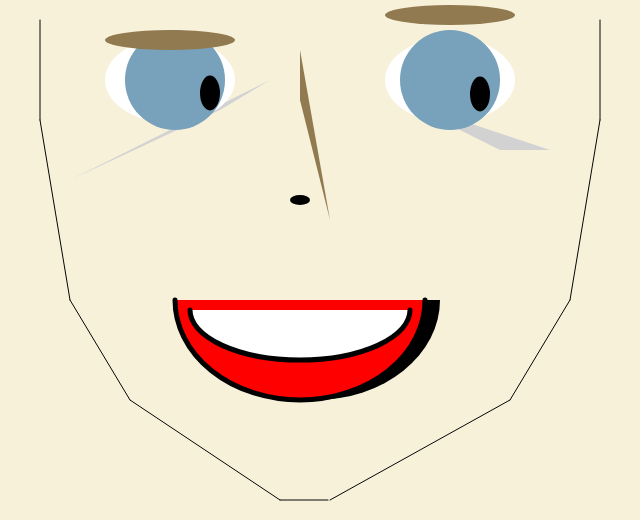
Frame 1 (no input)
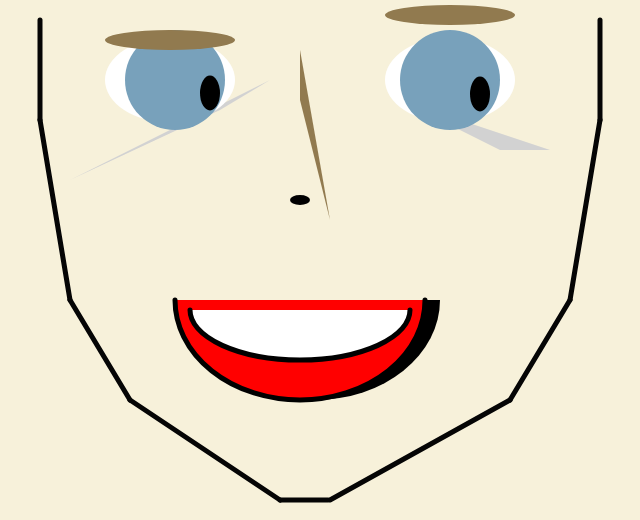
Frame 60 (no input)
Frame 120 (the mouse pressed at the canvas centre since frame 60): identical to frame 60, image omitted

The p5.js sketch that drew these frames (run headless with seeded random() and noise() and a simulated clock; from frame 60 on, the mouse is pressed at the canvas centre):

// p5.js sketch
// ── sketch.js
/*
self portrait
v1.
by Jon Darling
Hard coded V_1
*/

function setup() {
	createCanvas(640, 520);
}
var eyeSize = 100;
var leftEyeX1 = 175;
var leftEyeY1 = 80;
var rightEyeX1 = 450;
var rightEyeY1 = 80;
var WhiteEyeSize = 85;
var leftWhitesEyesX1 = 450;
var leftWhitesEyesY1 = 80;
var leftWhitesEyesX2 = 130;
var rightWhitesEyesX1 = 170;
var rightWhitesEyesY1 = 80;
var rightWhitesEyesX2 = 130;  
var eyebrowsleftX1 = 170;
var eyebrowsleftY1 = 40;
var eyebrowsleftX2 = 130;
var eyebrowsleftY2 = 20;
var eyebrowsRightX1 = 450;
var eyebrowsRightY1 = 15;
var eyebrowsRightX2 = 130;
var eyebrowsRightY2 = 20;
var pupilsRightX1 = 210;
var pupilsRightY1 = 93;
var pupilsRightX2 = 20;
var pupilsRightY2 = 35;
var pupilsLeftX1 = 480;
var pupilsLeftY1 = 94;
var pupilsLeftX2 = 20;
var pupilsLeftY2 = 35;
   
     
    
var noseX1 = 300;
var noseY1 = 100;
var noseX2 = 300;
var noseY2 = 50;
var noseX3 = 330;
var noseY3 = 220;
var nostrilsX1 = 300; 
var nostrilsY1 = 200; 
var nostrilsX2 = 20;
var nostrilsY2 = 10; 

var mouthShadowX1 = 315;
var mouthShadowY1 = 300;
var mouthShadowX2 = 250;
var mouthShadowY2 = 200;
var mouthRedX1 = 300;
var mouthRedY1 = 300;
var mouthRedX2 = 250;
var mouthRedY2 = 200;

var teethX1 = 300;
var teethY1 = 310;
var teethX2 = 220;
var teethY2 = 100;

var bagsColor = (210);
var bagsLeftX1 = 270;
var bagsLeftY1 = 80;
var bagsLeftX2 = 70;
var bagsLeftY2 = 180;
var bagsLeftX3 = 220;
var bagsLeftY3 = 110;
var bagsRightX1 = 550;
var bagsRightY1 = 150;
var bagsRightX2 = 400;
var bagsRightY2 = 100;
var bagsRightX3 = 500;
var bagsRightY3 = 150;


function draw() {
     
   
    
    // Canvas
	background("#F7F1DA");
    fill("#917A4F");
    noStroke();
      
   
   
     
    // Facial lines
    stroke (5)
    
    
	line(40, 120, 40, 20); // two xy coordinates
    line(70, 300, 40, 120); // two xy coordinates
    line(130, 400, 70, 300); // two xy coordinates
    line(130, 400, 280,500); // two xy coordinates
	
     
	line(600, 120, 600, 20); // two xy coordinates
    line(570, 300, 600, 120); // two xy coordinates
    line(510, 400, 570, 300); // two xy coordinates
    line(510, 400, 330,500); // two xy coordinates
    line(328, 500, 280,500); // two xy coordinates
     
    
    
   
    
   
     // nose
	fill("#917A4F");
    noStroke()
//    ellipse(317, 200,80, 120);
    	triangle(noseX1, noseY1, noseX2, noseY2,noseX3, noseY3); // three xy coordinates
    // nostrils
    fill ("black")
    ellipse (nostrilsX1, nostrilsY1, nostrilsX2, nostrilsY2);

    	
   // mouth
    noStroke()
    arc(mouthShadowX1, mouthShadowY1, mouthShadowX2, mouthShadowY2, 0, PI);
    stroke("black")
    strokeWeight(5)
    fill("red")
    arc(mouthRedX1, mouthRedY1, mouthRedX2, mouthRedY2, 0, PI);
    
   
    // teeth
    fill ("white")
    arc(teethX1,teethY1, teethX2, teethY2, 0, PI);

   
   
      
     // bags
    noStroke()
    fill (bagsColor)
     triangle(bagsLeftX1,bagsLeftY1, bagsLeftX2,bagsLeftY2, bagsLeftX3, bagsLeftY3); // three xy coordinates
     triangle(bagsRightX1, bagsRightY1,bagsRightX2,bagsRightY2, bagsRightX3, bagsRightY3); // three xy coordinates
    
      // whites eyes
    fill ("white")
     ellipse (leftWhitesEyesX1, leftWhitesEyesY1, leftWhitesEyesX2, WhiteEyeSize);// left
    ellipse (rightWhitesEyesX1, rightWhitesEyesY1, rightWhitesEyesX2, WhiteEyeSize); // right
    
  
    
    
  
    
    // eyes
    noStroke();
    
    fill ("#78A1BB")
    ellipse(rightEyeX1, rightEyeY1, eyeSize);// right
    ellipse(leftEyeX1, leftEyeY1, eyeSize);// left
    
     // eyebrows
    noStroke();
    fill ("#917A4F")
    ellipse (eyebrowsRightX1, eyebrowsRightY1, eyebrowsRightX2, eyebrowsRightY2);
    ellipse (eyebrowsleftX1, eyebrowsleftY1, eyebrowsleftX2, eyebrowsleftY2);
    
       fill ("black")
     			
    
    // pupils
    ellipse(pupilsRightX1, pupilsRightY1, pupilsRightX2, pupilsRightY2);// right
	ellipse(pupilsLeftX1, pupilsLeftY1, pupilsLeftX2, pupilsLeftY2);// left
      
   
    
   
}
